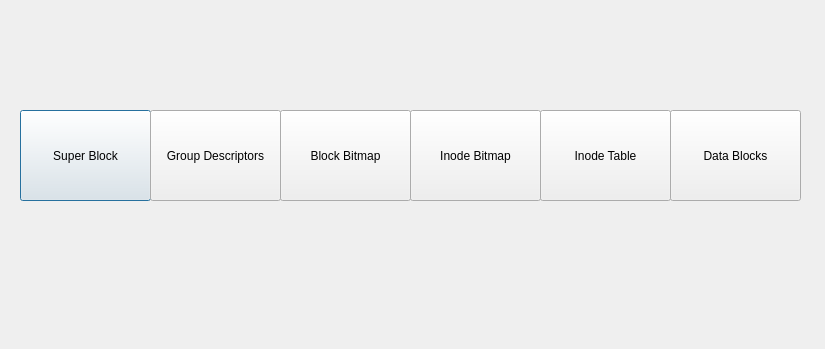
<?xml version="1.0" encoding="UTF-8"?>
<ui version="4.0">
 <class>GroupBlock</class>
 <widget class="QDialog" name="GroupBlock">
  <property name="geometry">
   <rect>
    <x>0</x>
    <y>0</y>
    <width>825</width>
    <height>349</height>
   </rect>
  </property>
  <property name="windowTitle">
   <string>Dialog</string>
  </property>
  <widget class="QPushButton" name="SuperBlockButton">
   <property name="geometry">
    <rect>
     <x>20</x>
     <y>110</y>
     <width>131</width>
     <height>91</height>
    </rect>
   </property>
   <property name="text">
    <string>Super Block</string>
   </property>
  </widget>
  <widget class="QPushButton" name="GroupDescriptorsButton">
   <property name="geometry">
    <rect>
     <x>150</x>
     <y>110</y>
     <width>131</width>
     <height>91</height>
    </rect>
   </property>
   <property name="text">
    <string>Group Descriptors</string>
   </property>
  </widget>
  <widget class="QPushButton" name="BlockBitmapButton">
   <property name="geometry">
    <rect>
     <x>280</x>
     <y>110</y>
     <width>131</width>
     <height>91</height>
    </rect>
   </property>
   <property name="text">
    <string>Block Bitmap</string>
   </property>
  </widget>
  <widget class="QPushButton" name="InodeBitmap">
   <property name="geometry">
    <rect>
     <x>410</x>
     <y>110</y>
     <width>131</width>
     <height>91</height>
    </rect>
   </property>
   <property name="text">
    <string>Inode Bitmap</string>
   </property>
  </widget>
  <widget class="QPushButton" name="InodeTableButton">
   <property name="geometry">
    <rect>
     <x>540</x>
     <y>110</y>
     <width>131</width>
     <height>91</height>
    </rect>
   </property>
   <property name="text">
    <string>Inode Table</string>
   </property>
  </widget>
  <widget class="QPushButton" name="DataBlocksButton">
   <property name="geometry">
    <rect>
     <x>670</x>
     <y>110</y>
     <width>131</width>
     <height>91</height>
    </rect>
   </property>
   <property name="text">
    <string>Data Blocks</string>
   </property>
  </widget>
 </widget>
 <resources/>
 <connections/>
</ui>
